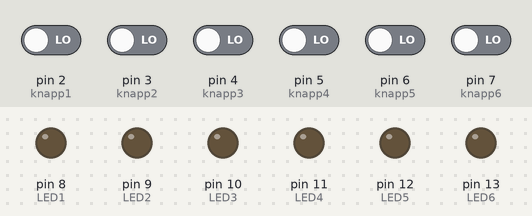
A sketch run on a simulated Arduino Uno, built with avr-gcc and run on an emulated ATmega328P. On the bench: output pins drawn as LEDs (lit = HIGH). The test bench sets the inputs (shaded band); at power-on: pin 2 (knapp1), pin 3 (knapp2), pin 4 (knapp3), pin 5 (knapp4), pin 6 (knapp5), pin 7 (knapp6) LOW.

Above: at 1.2 s.
1.3 s: pin 2 (knapp1) driven HIGH
At 2.5 s:
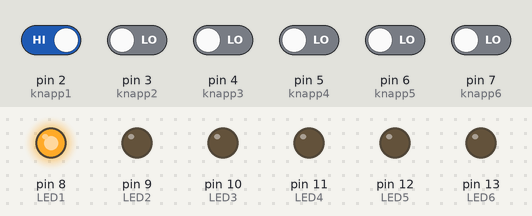
2.8 s: pin 3 (knapp2) driven HIGH
At 3.7 s:
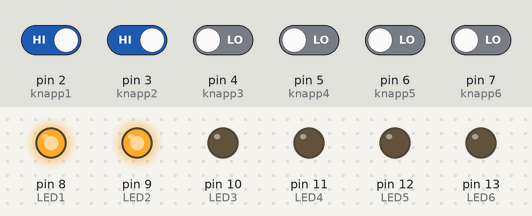
4.3 s: pin 4 (knapp3) driven HIGH
At 4.8 s:
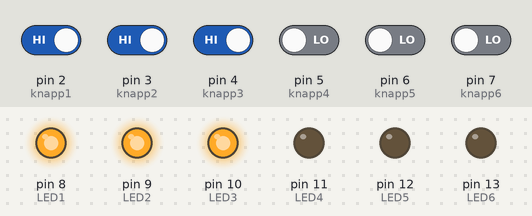
5.8 s: pin 5 (knapp4) driven HIGH
At 7.0 s:
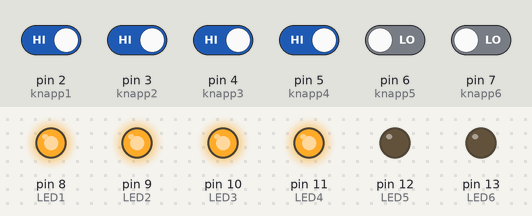
7.3 s: pin 6 (knapp5) driven HIGH
At 8.3 s:
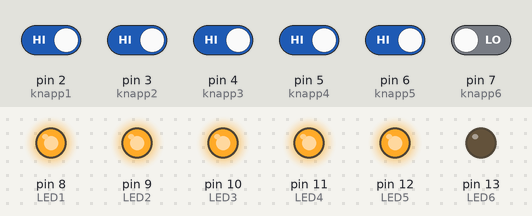
8.8 s: pin 7 (knapp6) driven HIGH
At 9.4 s:
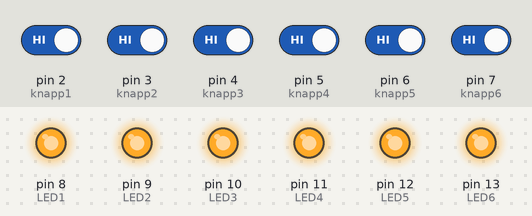
Timing chart, 0 to 11.3 s (numbered marks = the images above; inputs shaded):
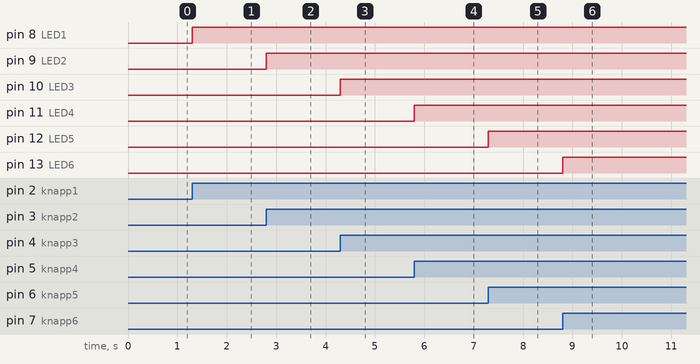

The sketch:

2in1060.ino.ino
```cpp
const int knapp1 = 2;
const int knapp2 = 3;
const int knapp3 = 4;
const int knapp4 = 5;
const int knapp5 = 6;
const int knapp6 = 7;
const int LED1 = 8;
const int LED2 = 9;
const int LED3 = 10;
const int LED4 = 11;
const int LED5 = 12;
const int LED6 = 13;

int knapp1state = LOW;                //Knappene sine statuser som holder styr på om knappene er blitt trykket på (på/HIGH), eller ikke (av/LOW)
int knapp2state = LOW;
int knapp3state = LOW;
int knapp4state = LOW;
int knapp5state = LOW;
int knapp6state = LOW;

int reading1;                         //Variabler som holder styr på avlesningen av knappene
int reading2;
int reading3;
int reading4;
int reading5;
int reading6;

int tidligereRead1 = HIGH;            //Variabler som holder styr på hva knappene har vært tidligere (for hver gang koden kjører gjennom loop())
int tidligereRead2 = HIGH;
int tidligereRead3 = HIGH;
int tidligereRead4 = HIGH;
int tidligereRead5 = HIGH;
int tidligereRead6 = HIGH;

long tid1 = 0;                        //Variabler som holder styr på hvor lang tid det har vært mellom hver gang en knapp blir trykket på
long tid2 = 0;
long tid3 = 0;
long tid4 = 0;
long tid5 = 0;
long tid6 = 0;

long avvis1 = 200;                    //Variabler til liten forsinkelse, for å unngå feil i koden
long avvis2 = 200;
long avvis3 = 200;
long avvis4 = 200;
long avvis5 = 200;
long avvis6 = 200;

void setup()
{
  pinMode(knapp1, INPUT);
  pinMode(knapp2, INPUT);
  pinMode(knapp3, INPUT);
  pinMode(knapp4, INPUT);
  pinMode(knapp5, INPUT);
  pinMode(knapp6, INPUT);
  pinMode(LED1, OUTPUT);
  pinMode(LED2, OUTPUT);
  pinMode(LED3, OUTPUT);
  pinMode(LED4, OUTPUT);
  pinMode(LED5, OUTPUT);
  pinMode(LED6, OUTPUT);
}

void loop()
{
  reading1 = digitalRead(knapp1);
  reading2 = digitalRead(knapp2);
  reading3 = digitalRead(knapp3);
  reading4 = digitalRead(knapp4);
  reading5 = digitalRead(knapp5);
  reading6 = digitalRead(knapp6);

                                  //Dersom knappen får strøm nå, og fikk det ikke tidligere,
                                  //samt det har gått mer enn 0,2 sekunder siden sist knappen ble trykket på,
                                  //vil statusen til knappen endres

  if (reading1 == HIGH && tidligereRead1 == LOW && millis() - tid1 > avvis1) {
    if (knapp1state == HIGH){
     knapp1state = LOW;
     }
   else{                          //Dersom knappen var av(LOW), men blir på(HIGH) nå, vil den tilhørende LEDen lyse
    knapp1state = HIGH;
    tid1 = millis();
   }
  }

                                  //Samme if-sjekken som den øvertse, bare med ny knapp og LED
   if (reading2 == HIGH && tidligereRead2 == LOW && millis() - tid2 > avvis2) {
    if (knapp2state == HIGH){
     knapp2state = LOW;
     }
   else{
    knapp2state = HIGH;
    tid2 = millis();
   }
  }
                                   //Samme if-sjekken som den øvertse, bare med ny knapp og LED
  if (reading3 == HIGH && tidligereRead3 == LOW && millis() - tid3 > avvis3) {
    if (knapp3state == HIGH){
     knapp3state = LOW;
     }
   else{
    knapp3state = HIGH;
    tid3 = millis();
   }
  }
                                  //Samme if-sjekken som den øvertse, bare med ny knapp og LED
  if (reading4 == HIGH && tidligereRead4 == LOW && millis() - tid4 > avvis4) {
    if (knapp4state == HIGH){
     knapp4state = LOW;
     }
   else{
    knapp4state = HIGH;
    tid4 = millis();
   }
  }
                                  //Samme if-sjekken som den øvertse, bare med ny knapp og LED
  if (reading5 == HIGH && tidligereRead5 == LOW && millis() - tid5 > avvis5) {
    if (knapp5state == HIGH){
     knapp5state = LOW;
     }
   else{
    knapp5state = HIGH;
    tid5 = millis();
   }
  }
                                  //Samme if-sjekken som den øvertse, bare med ny knapp og LED
  if (reading6 == HIGH && tidligereRead6 == LOW && millis() - tid6 > avvis6) {
    if (knapp6state == HIGH){
     knapp6state = LOW;
     }
   else{
    knapp6state = HIGH;
   }
   tid6 = millis();
  }

  digitalWrite(LED1, knapp1state);            //Dersom de forskjellige knappenes statuser er på/HIGH, vil samtlige LEDer lyse
  digitalWrite(LED2, knapp2state);
  digitalWrite(LED3, knapp3state);
  digitalWrite(LED4, knapp4state);
  digitalWrite(LED5, knapp5state);
  digitalWrite(LED6, knapp6state);

  tidligereRead1 = reading1;                  //Knappenes gjeldende statuser blir satt til tidligere stauser, før loop()
  tidligereRead2 = reading2;                  //blir kjørt gjennom på nytt
  tidligereRead3 = reading3;
  tidligereRead4 = reading4;
  tidligereRead5 = reading5;
  tidligereRead6 = reading6;
}
```

Measured:
- after the input at 1.3 s, pin 8 (LED1): LOW → HIGH at once
- after the input at 2.8 s, pin 9 (LED2): LOW → HIGH at once
- after the input at 4.3 s, pin 10 (LED3): LOW → HIGH at once
- after the input at 5.8 s, pin 11 (LED4): LOW → HIGH at once
- after the input at 7.3 s, pin 12 (LED5): LOW → HIGH at once
- after the input at 8.8 s, pin 13 (LED6): LOW → HIGH at once
